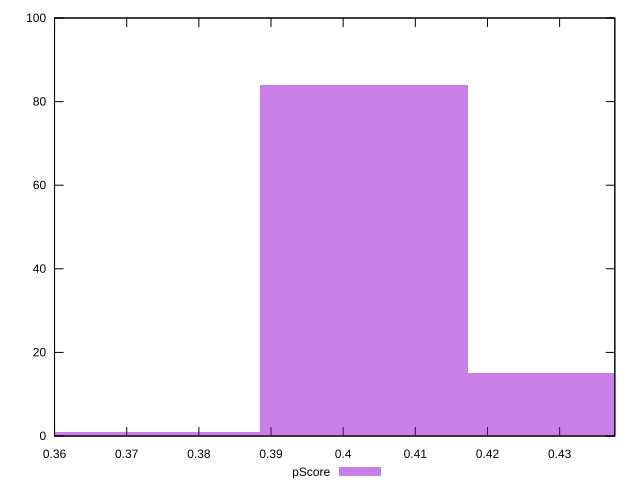

Here is the gnuplot script that generated this plot:
reset

$pScore <<EOF
0.4317093629755829 15
0.4029287387772107 84
0.3741481145788385 1
EOF

set key outside below
set boxwidth 0.02878062419837219
set xrange [0.36:0.4376470588235294]
set yrange [0:100]
set trange [0:100]
set style fill transparent solid 0.5 noborder
set terminal svg size 640, 490 enhanced background rgb 'white'
set output "report_00012_2021-02-09T11:01:39.952Z/uses-webp-images/samples/pages/pScore/histogram.svg"

plot $pScore title "pScore" with boxes

reset
